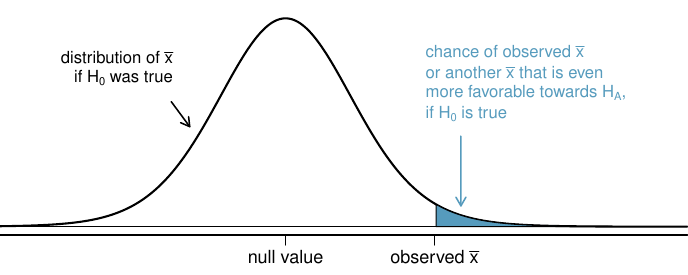

R code for this plot:
library(openintro)
data(COL)

pdf('pValueOneSidedSleepStudyExplained.pdf', 5.5*1.25, 2.2*1.25)

#===> plot <===#
par(las=1, mar=c(2,0,0.5,0), mgp=c(3,0.65,0))
X <- seq(-5,8,0.025)
Y <- dt(X, 15)
plot(X, Y, type='l', axes=FALSE, xlim=c(-3.8,5.5), lwd=2)
axis(1, at=c(-5, 0, .37/.17, 15), label=expression(0, 'null value', 'observed '*bar(x), 0), cex.axis=1.05)
these <- which(X*0.17 + 7 >= 7.37)
polygon(c(X[these[1]], X[these],X[rev(these)[1]]), c(0,Y[these],0), col=COL[1])
yMax <- max(Y)

arrows(-1.67, yMax*.6, -1.4, yMax*.48, length=0.1, lwd=1.5)
text(-1.5, yMax*.8, expression('distribution of '*bar(x)), cex=1, pos=2)
text(-1.5, yMax*.7, expression('if '*H[0]*' was true'), cex=1, pos=2)

xLoc <- 1.9
arrows(2.56, yMax/2.3, 2.562, yMax/10, length=0.1, col=COL[1], lwd=1.5)
text(xLoc, .83*yMax, expression('chance of observed '*bar(x)), pos=4, cex=1, col=COL[1])
text(xLoc, .73*yMax, expression('or another '*bar(x)*' that is even'), pos=4, cex=1, col=COL[1])
text(xLoc, .63*yMax, expression('more favorable towards '*H[A]*","), pos=4, cex=1, col=COL[1])
text(xLoc, .53*yMax, expression('if '*H[0]*' is true'), pos=4, cex=1, col=COL[1])

#arrows(1.3,0.28, 0.43, 0.28, length=0.07)
#text(-.88, 0.13, '  40%\n(0.40)', cex=0.8)

#lines(X, Y)
abline(h=0)


dev.off()
